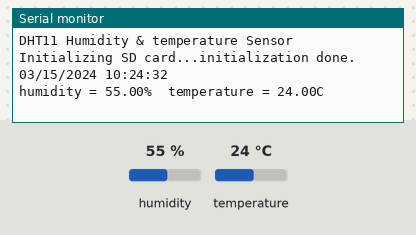
Bench run of a sketch on a simulated Arduino Uno, built with avr-gcc and run on an emulated ATmega328P. On the bench: the last lines printed to the serial monitor. The inputs (shaded band) are chosen by the test bench; at power-on: humidity 55 %, temperature 24 °C. The local clock reads 2024-03-15 10:24:30 at power-on unless the sketch sets it; storage starts empty.

Above: at 3.3 s.
3.4 s: humidity set to 22 %
At 6.0 s:
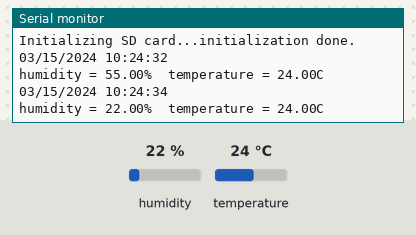
6.3 s: temperature set to 12 °C
At 7.8 s:
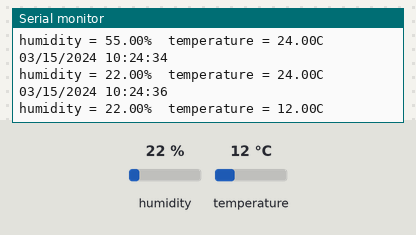
9.2 s: humidity set to 40 %
At 10.7 s:
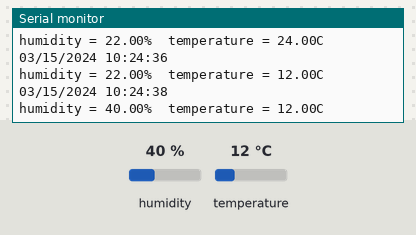
Timing chart, 0 to 12.2 s (numbered marks = the images above; inputs shaded):
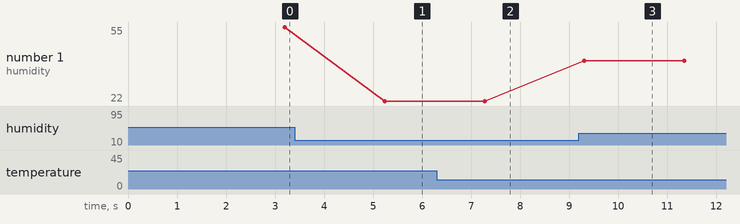

Measured:
- after the input at 3.4 s, the serial monitor: prints a new line after 1.8 s (image 1)
- after the input at 6.3 s, the serial monitor: prints a new line after 0.97 s (image 2)
- after the input at 9.2 s, the serial monitor: prints a new line after 0.11 s (image 3)
- plotted number 1: 55 → 22 after the input at 3.4 s

The sketch:

RTC-TH_v1.1.ino
```cpp
#include <dht.h>
#include <SPI.h> //sd
#include <SD.h> //sd
#include <Wire.h> //sd
#include <ThreeWire.h> //rtc
#include <RtcDS1302.h> //rtc

#define dht_apin A0 // Analog Pin sensor is connected to
dht DHT;

ThreeWire myWire(4, 5, 3); // IO, SCLK, CE
RtcDS1302<ThreeWire> Rtc(myWire);

File myFile; //sd

String newTime;
String oldTime;

void save_temperature( String DT) {

  DHT.read11(dht_apin);

  Serial.print("humidity = ");
  Serial.print(DHT.humidity);
  Serial.print("%  ");
  Serial.print("temperature = ");
  Serial.print(DHT.temperature);
  Serial.println("C  ");

  delay(1000);//Wait 2 seconds before accessing sensor again.

  myFile = SD.open("data.txt", FILE_WRITE);
  myFile.print(DT);
  myFile.print(" , ");
  myFile.print(DHT.humidity);
  myFile.print(" , ");
  myFile.println(DHT.temperature);
  myFile.close();
}

void save_prompt( String prompt) {
  myFile = SD.open("data.txt", FILE_WRITE);
  myFile.println(prompt);
  myFile.close();
}

void(* resetFunc) (void) = 0;

void setup() {
  // put your setup code here, to run once:
  Serial.begin(9600);

  Serial.print("compiled: ");
  Serial.print(__DATE__);
  Serial.println(__TIME__);

  Rtc.Begin();

  RtcDateTime compiled = RtcDateTime(__DATE__, __TIME__);
  printDateTime(compiled);
  Serial.println();
  save_prompt(printDateTime(compiled));

  if (!Rtc.IsDateTimeValid())
  {
    // Common Causes:
    //    1) first time you ran and the device wasn't running yet
    //    2) the battery on the device is low or even missing

    Serial.println("RTC lost confidence in the DateTime!");
    save_prompt("RTC lost confidence in the DateTime!");
    Rtc.SetDateTime(compiled);
  }

  if (Rtc.GetIsWriteProtected())
  {
    Serial.println("RTC was write protected, enabling writing now");
    save_prompt("RTC was write protected, enabling writing now");
    Rtc.SetIsWriteProtected(false);
  }

  if (!Rtc.GetIsRunning())
  {
    Serial.println("RTC was not actively running, starting now");
    save_prompt("RTC was not actively running, starting now");
    Rtc.SetIsRunning(true);
  }

  RtcDateTime now = Rtc.GetDateTime();
  if (now < compiled)
  {
    Serial.println("RTC is older than compile time!  (Updating DateTime)");
    save_prompt("RTC is older than compile time!  (Updating DateTime)");
    Rtc.SetDateTime(compiled);
  }
  else if (now > compiled)
  {
    Serial.println("RTC is newer than compile time. (this is expected)");
    save_prompt("RTC is newer than compile time. (this is expected)");
  }
  else if (now == compiled)
  {
    Serial.println("RTC is the same as compile time! (not expected but all is fine)");
    save_prompt("RTC is the same as compile time! (not expected but all is fine)");
  }

  delay(1000);//Delay to let system boot

  Serial.println("DHT11 Humidity & temperature Sensor\n\n");
  save_prompt("DHT11 Humidity & temperature Sensor");
  save_prompt("Outout Guide for data importation...");
  save_prompt("Date, Humidity, Temperature");
  delay(1000);//Wait before accessing Sensor

  Serial.print("Initializing SD card...");
  save_prompt("Initializing SD card...");
  if (!SD.begin(10)) {
    Serial.println("initialization failed!");
    save_prompt("initialization failed!");
    save_prompt("computer reset...");
    resetFunc();
    while (1);
  }
  Serial.println("initialization done.");
  save_prompt("initialization done...");
  save_prompt("Note: Outout Guide for data importation...");
  save_prompt("Date, Humidity, Temperature");
}


void loop() {
  // put your main code here, to run repeatedly:
  RtcDateTime now = Rtc.GetDateTime();

  //  printDateTime(now);
  //  Serial.println();

  if (!now.IsValid())
  {
    // Common Causes:
    //    1) the battery on the device is low or even missing and the power line was disconnected
    Serial.println("RTC lost confidence in the DateTime!");
    save_prompt("RTC lost confidence in the DateTime!");
  }

  delay(1000); // five seconds

  newTime = printDateTime(now);
  Serial.println();
  save_temperature(newTime);

}


#define countof(a) (sizeof(a) / sizeof(a[0]))
String printDateTime(const RtcDateTime& dt)
{
  char datestring[20];

  snprintf_P(datestring,
             countof(datestring),
             PSTR("%02u/%02u/%04u %02u:%02u:%02u"),
             dt.Month(),
             dt.Day(),
             dt.Year(),
             dt.Hour(),
             dt.Minute(),
             dt.Second() );
  Serial.print(datestring);
  return datestring;
}
```
